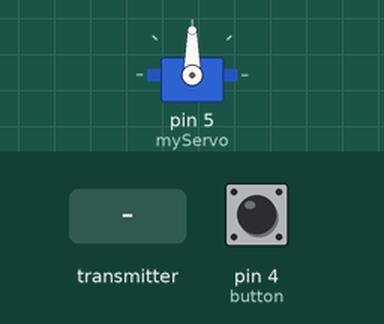
Recording of a sketch running on a simulated Arduino Uno, built with avr-gcc and run on an emulated ATmega328P. Shown: servo. The test bench sets the inputs (shaded band); at power-on: pin 4 (button) LOW. No radio packets arrive unless stated; what the sketch prints to the serial monitor is not drawn.

Above: at 1.2 s.
1.3 s: the transmitter starts sending angleV = 0
At 1.7 s:
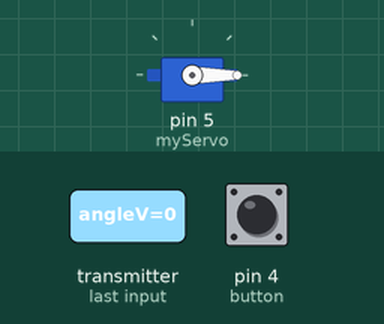
2.8 s: the transmitter starts sending angleV = 45
At 4.0 s:
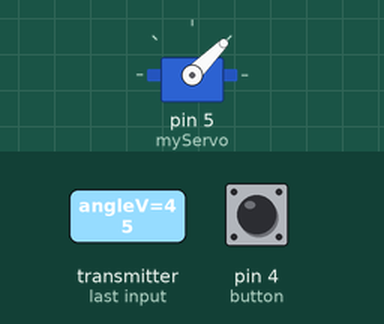
4.3 s: the transmitter starts sending angleV = 180
At 5.1 s:
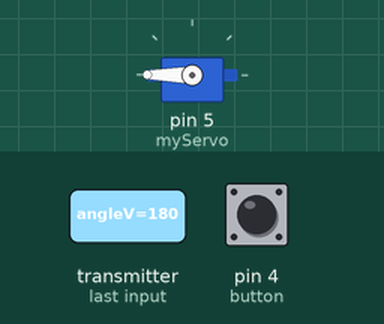
Timing chart, 0 to 7.3 s (numbered marks = the images above; inputs shaded):
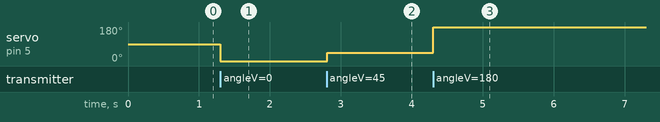

The sketch:

transiver2.ino
```cpp
/*
* Arduino Wireless Communication Tutorial
*     Example 2 - Receiver Code
*
* by Dejan Nedelkovski, www.HowToMechatronics.com
*
* Library: TMRh20/RF24, https://github.com/tmrh20/RF24/
*/

#include <SPI.h>
#include <nRF24L01.h>
#include <RF24.h>
#include <Servo.h>

#define button 4

RF24 radio(8, 7); // CE, CSN
const byte addresses[][6] = {"00001", "00002"};
Servo myServo;
boolean buttonState = 0;

void setup() {
   Serial.begin(115200);
  pinMode(button, INPUT);
  myServo.attach(5);
  radio.begin();
  radio.openWritingPipe(addresses[0]); // 00001
  radio.openReadingPipe(1, addresses[1]); // 00002
  radio.setPALevel(RF24_PA_MIN);
}

void loop() {
  delay(5);
  radio.startListening();
  if ( radio.available()) {
    while (radio.available()) {
      int angleV = 0;
      radio.read(&angleV, sizeof(angleV));
      myServo.write(angleV);
    }
    delay(5);
    radio.stopListening();
    buttonState = digitalRead(button);
    if (buttonState)
    { Serial.println("bunnon ON"); }
    else
    { Serial.println("bunnon OFF");}
    radio.write(&buttonState, sizeof(buttonState));
  }
  else
  {

     Serial.println("Cannot comunicate");
  }
}
```

Measured:
- after the input at 1.3 s, servo on pin 5 (myServo): 90° → 0° at once
- after the input at 2.8 s, servo on pin 5 (myServo): 0° → 45° at once
- after the input at 4.3 s, servo on pin 5 (myServo): 45° → 180° at once
